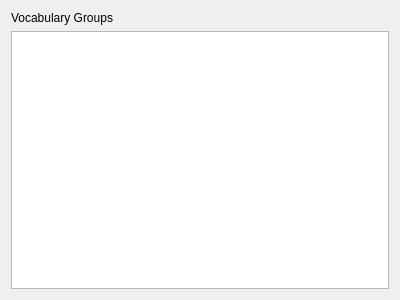
<?xml version="1.0" encoding="UTF-8"?>
<ui version="4.0">
 <class>VocabularyGroupsWidget</class>
 <widget class="QWidget" name="VocabularyGroupsWidget">
  <property name="geometry">
   <rect>
    <x>0</x>
    <y>0</y>
    <width>400</width>
    <height>300</height>
   </rect>
  </property>
  <property name="windowTitle">
   <string>Frame</string>
  </property>
  <layout class="QVBoxLayout" name="verticalLayout">
   <item>
    <widget class="QLabel" name="label">
     <property name="text">
      <string>Vocabulary Groups</string>
     </property>
    </widget>
   </item>
   <item>
    <widget class="QListView" name="listView"/>
   </item>
  </layout>
 </widget>
 <resources/>
 <connections/>
</ui>
